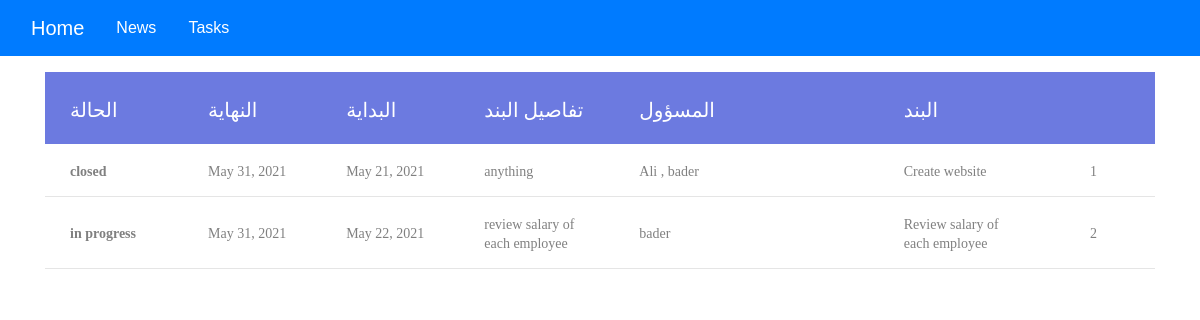
Screenshot of /task/tasks/ with the database file from the repository.
### task/models.py (models this page shows, shortened)
class Task(models.Model):
    user = models.ManyToManyField(User)
    task_name = models.CharField(max_length=200)
    task_description = models.CharField(max_length=200)
    start_date = models.DateTimeField('start_date')
    due_date = models.DateTimeField('due date')
    status = models.CharField(max_length=265, choices=(
        ('1', 'staging'), ('2', 'in progress'), ('3', 'test'), ('4', 'in review'), ('5', 'closed')))
    def user_names(self):
        return ' , '.join([a.username for a in self.user.all()])

### task/views.py (the view)
# urls.py: path('tasks/', views.tasks, name='task.tasks'),
def tasks(request):
    tasks = Task.objects.all()
    context = {
        'alltask': tasks
    }
    return render(request, 'alltask.html', context)

### task/templates/alltask.html
{% extends "base.html" %}
{% block content %}
<div class="container mt-3">
    <div class="table100 ver3 m-b-110">
        <table data-vertable="ver3">
            <thead>
                <tr class="row100 head">
                    <th class="column100 column6 " style="font-size: 20px;" data-column="column6">الحالة</th>
                    <th class="column100 column5" data-column="column5" style="font-size: 20px;">النهاية</th>
                    <th class="column100 column4" data-column="column4" style="font-size: 20px;">البداية</th>
                    <th class="column100 column3" data-column="column3" style="font-size: 20px;">تفاصيل البند</th>
                    <th class="column100 column1" data-column="column1" style="font-size: 20px;">المسؤول</th>
                    <th class="column100 column2" data-column="column2" style="font-size: 20px;">البند</th>
                    <th class="column100 column7" data-column="column7" style="font-size: 20px;"></th>
                </tr>
            </thead>
            <tbody>
                {% for task in alltask%}
                <tr class="row100">
                    <td class="column100 column6" data-column="column6">
                        {% if task.status == '1' %}
                        <b>
                            Staging
                        </b>
                        {% elif task.status == '2' %}
                        <b> in progress </b>
                        {% elif task.status == '3' %}
                        <b> test </b>
                        {% elif task.status == '4' %}
                        <b> in review </b>
                        {% elif task.status == '5' %}
                        <b> closed </b>
                        {% endif %}
                    </td>
                    <td class="column100 column5" data-column="column5">{{task.due_date |date:"M d, Y"}}</td>
                    <td class="column100 column4" data-column="column4">
                        {{task.start_date |date:"M d, Y"}}</td>
                    <td class="column100 column3" data-column="column3">{{task.task_description}}</td>
                    <td class="column100 column1" data-column="column1">{{task.user_names}}</td>
                    <td class="column100 column2" data-column="column2">{{task.task_name |capfirst }}</td>
                    <td class="column100 column2 text-center" data-column="column7">{{forloop.counter}}</td>
                </tr>
                {% endfor %}
            </tbody>
        </table>
    </div>
</div>
{% endblock %}

### task/static/task/css/main.css (style rules this page uses)
* { margin: 0px; padding: 0px; box-sizing: border-box; }
body, html { height: 100%; font-family: sans-serif; }
table { width: 100%; background-color: #fff; }
th, td { font-weight: unset; padding-right: 10px; }
.column100 { width: 130px; padding-left: 25px; }
.column100.column1 { width: 265px; padding-left: 42px; }
.row100.head th { padding-top: 24px; padding-bottom: 20px; }
.row100 td { padding-top: 18px; padding-bottom: 14px; }
.table100.ver3 tbody tr { border-bottom: 1px solid #e5e5e5; }
.table100.ver3 td { font-family: Montserrat-Regular; font-size: 14px; color: #808080; line-height: 1.4; }
.table100.ver3 th { font-family: Montserrat-Medium; font-size: 12px; color: #fff; line-height: 1.4; text-transform: uppercase; background-color: #6c7ae0; }

### rows the page displays
Task: status "closed", due_date "May 31, 2021", start_date "May 21, 2021", task_description "anything", user_names "Ali , bader", task_name "Create website"
Task: status "in progress", due_date "May 31, 2021", start_date "May 22, 2021", task_description "review salary of each employee", user_names "bader", task_name "Review salary of each employee"
